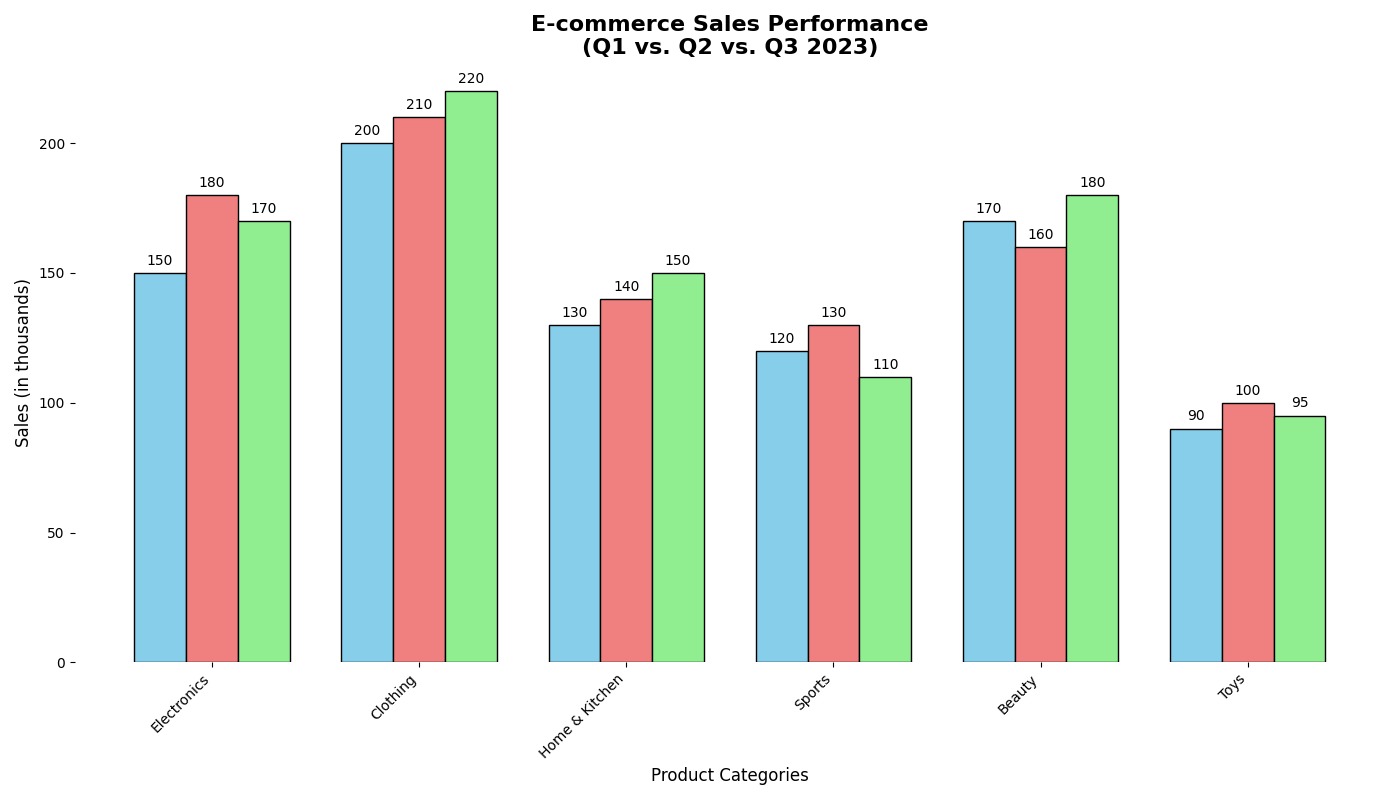

The script that drew this image:
import matplotlib.pyplot as plt
import numpy as np

# Define product categories
categories = ['Electronics', 'Clothing', 'Home & Kitchen', 'Sports', 'Beauty', 'Toys']

# Sales data for Q1, Q2, and Q3 in 2023 (in thousands of units)
sales_q1 = np.array([150, 200, 130, 120, 170, 90])
sales_q2 = np.array([180, 210, 140, 130, 160, 100])
sales_q3 = np.array([170, 220, 150, 110, 180, 95])

fig, ax = plt.subplots(figsize=(14, 8))

width = 0.25  # Narrower width to accommodate three bars per group
x = np.arange(len(categories))

# Bar plots for Q1, Q2, and Q3
bars1 = ax.bar(x - width, sales_q1, width, color='skyblue', edgecolor='black')
bars2 = ax.bar(x, sales_q2, width, color='lightcoral', edgecolor='black')
bars3 = ax.bar(x + width, sales_q3, width, color='lightgreen', edgecolor='black')

# Adding data labels
for bar in bars1 + bars2 + bars3:
    yval = bar.get_height()
    ax.text(bar.get_x() + bar.get_width()/2, yval + 2, int(yval), ha='center', va='bottom')

# Labels and title
ax.set_xlabel('Product Categories', fontsize=12)
ax.set_ylabel('Sales (in thousands)', fontsize=12)
ax.set_title('E-commerce Sales Performance\n(Q1 vs. Q2 vs. Q3 2023)', fontsize=16, fontweight='bold')
ax.set_xticks(x)
ax.set_xticklabels(categories, rotation=45, ha='right')

# Style adjustments
ax.yaxis.grid(False)
ax.spines['top'].set_visible(False)
ax.spines['right'].set_visible(False)
ax.spines['left'].set_visible(False)
ax.spines['bottom'].set_visible(False)

plt.tight_layout()
plt.show()
